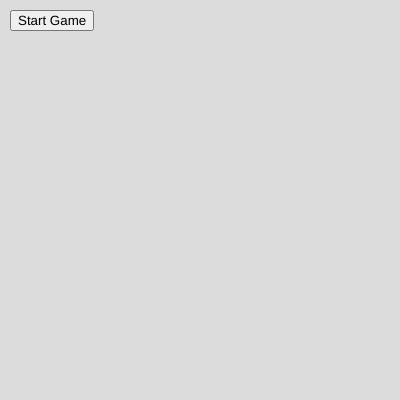
Frame 1 (no input)
Frame 60 (no input): identical to frame 1, image omitted
Frame 120 (the mouse pressed at the canvas centre since frame 60): identical to frame 1, image omitted

The p5.js sketch that drew this single still picture (run headless with seeded random() and noise() and a simulated clock; from frame 60 on, the mouse is pressed at the canvas centre):

// p5.js sketch
// ── sketch.js
let x = 200;
let y = 200;
let r = 50;
let score = 0;
let start,
  end = false;
let elapse_time = 0;
let time_left = 60;
let shoots = 0;
let diff = 0;

function setup() {
  createCanvas(400, 400);
  dom_button();
}

function draw() {
  background(220);
  //initial
  if (!start && !end) {
    if (keyIsPressed) {
      button.hide();
    }
  } else if (start && !end) {
    //set timer
    show_timer();
    text("Score is: " + score, 300, 20);
    ellipse(x, y, r, r);
  } else {
    //end
    text('Your Final Score is:' + score ,width/2,height/2);
    text(" and you are " + round((score/shoots),2) * 100 + "% accurate", width/2, height/2 + 20);
  }
}

function show_timer() {
  elapse_time = round(millis() / 1000);
  time_left = 10-elapse_time;
  text(`${time_left} seconds left`, 10, 20);
  check_timer();
}
function check_timer(){
  if (time_left === 0){
    end = true;
  }
}
function dom_button() {
  button = createButton("Start Game");
  button.position(10, 10);
  button.mouseReleased(start_button);
}
function start_button() {
  start = true;
  button.hide();
}
function mouseClicked() {
  shoots++;
  if (dist(mouseX, mouseY, x, y) < r) {
    r = random(25, 35);
    x = random(0, width);
    y = random(0, height);
    score++;
  }
}
